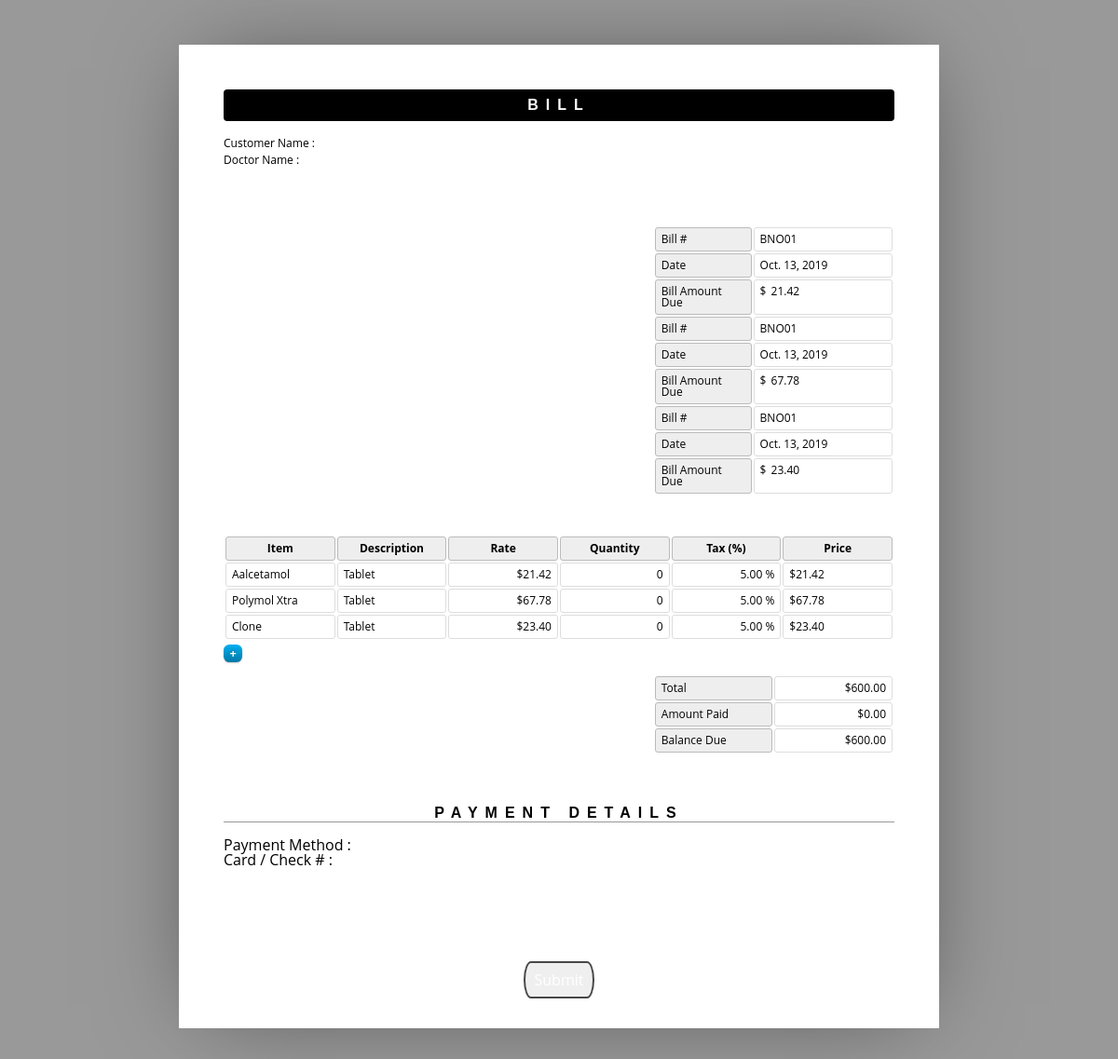
Page /bill/ on the committed database.
### bill_medicine/models.py (models this page shows, shortened)
class bill_medicine(models.Model) :
    bill_no = models.ForeignKey(bill,on_delete=models.CASCADE)
    medicine_id = models.ForeignKey(medicineinventory,on_delete=models.CASCADE)
    quantity = models.PositiveIntegerField(default='1')
    net_amount = models.DecimalField(max_digits=1000,decimal_places=2, default='0000.00')
    amount = models.DecimalField(max_digits=10000,decimal_places=2, default='00000.00')

### bills/models.py (models this page shows, shortened)
class bill(models.Model) :
    bill_no = models.CharField(max_length=10, default='BNO', primary_key=True)
    bill_date = models.DateField(auto_now=True)
    customer_name = models.CharField(max_length=15, default='xxx')
    doctor_name = models.CharField(max_length=35,default='Dr.xxx')
    bill_amount = models.DecimalField(max_digits=10000,decimal_places=2, default='00000.00')

### medicineinventory/models.py (models this page shows, shortened)
class medicineinventory(models.Model) :
        medicine_id = models.CharField(max_length=10, default='MID',primary_key=True)
        medicine_name = models.CharField(max_length=35, default='xxx')
        medicine_groups = models.ForeignKey(medicine_group,on_delete=models.CASCADE)
        quantity_on_hand = models.PositiveIntegerField(default = '0')
        reorder_level = models.PositiveIntegerField(default = '1')
        reorder_quantity = models.PositiveIntegerField(default = '1')
        medicine_price = models.DecimalField(max_digits=10000,decimal_places=2, default='00000.00')
        supplier_id = models.ForeignKey(supplier,on_delete=models.CASCADE)

### medicine_group/models.py (models this page shows, shortened)
class medicine_group(models.Model) :
    medicine_groups = models.CharField(max_length=20, default='xxx',primary_key=True)
    medicine_tax = models.DecimalField(max_digits=50,decimal_places=2, default='00.00')
    tax_effective_date = models.DateField()

### bill_medicine/views.py (the view)
# urls.py: path('bill/',bill_medicine_detail_view,name='bill'),
def bill_medicine_detail_view(request):
    obj = bill_medicine.objects.all()
    context = {
        'object' : obj
    }
    return render(request,"bill/detail.html", context)

### templates/bill/detail.html (shortened to what this page needs)
{% extends 'form.html' %}
{% load staticfiles %}
{% block content1 %}
    <body>
        <header>
            <h1>Bill</h1>
            <address contenteditable>
                <p>Customer Name : </p>
                <p>Doctor Name : </p>
            </address>
        </header>
        <article>
				<table class="meta">
						{% for o in object %}
								{% ifchanged %}
									<tr>
										<th><span contenteditable>Bill #</span></th>
										<td><span contenteditable>{{ o.bill_no.bill_no }}</span></td>
									</tr>
									<tr>
										<th><span contenteditable>Date</span></th>
										<td><span contenteditable>{{ o.bill_no.bill_date }}</span></td>
									</tr>
					                <tr>
						                <th><span contenteditable>Bill Amount Due</span></th>
						                <td><span id="prefix" contenteditable>$</span><span>{{ o.medicine_id.medicine_price }}</span></td>
                                    </tr>
                                {% endifchanged %}
                        {% endfor %}
				</table>
            <table class="inventory">
                <thead>
                    <tr>
                        <th><span contenteditable>Item</span></th>
                        <th><span contenteditable>Description</span></th>
                        <th><span contenteditable>Rate</span></th>
                        <th><span contenteditable>Quantity</span></th>
                        <th><span contenteditable>Tax (%)</span></th>
                        <th><span contenteditable>Price</span></th>
                    </tr>
                </thead>
                <tbody>
                        {% for o in object %}
                            <tr>
                                <td><a class="cut">-</a><span contenteditable>{{ o.medicine_id.medicine_name }}</span></td>
                                <td><span contenteditable>{{ o.medicine_id.medicine_groups.medicine_groups }}</span></td>
                                <td><span data-prefix>$</span><span contenteditable>{{ o.medicine_id.medicine_price }}</span></td>
                                <td><span contenteditable>0</span></td>
                                <td><span contenteditable>{{ o.medicine_id.medicine_groups.medicine_tax }} %</span></td>
                                <td><span data-prefix>$</span><span>{{ o.medicine_id.medicine_price }}</span></td>
                            </tr>
                        {% endfor %}
                </tbody>
            </table>
            <a class="add">+</a>
            <table class="balance">
                <tr>
                    <th><span contenteditable>Total</span></th>
                    <td><span data-prefix>$</span><span>600.00</span></td>
                </tr>
                <tr>
                    <th><span contenteditable>Amount Paid</span></th>
                    <td><span data-prefix>$</span><span contenteditable>0.00</span></td>
                </tr>
                <tr>
                    <th><span contenteditable>Balance Due</span></th>
                    <td><span data-prefix>$</span><span>600.00</span></td>
                </tr>
            </table>
        </article>
        <aside>
            <h1><span contenteditable>Payment Details</span></h1>
            <div contenteditable>
                <p>Payment Method : </p>
                <p>Card / Check # : </p>
            </div>
        </aside>
        <br>
        <br>
        <br>
        <br>
        <div class="box">
                {% include 'create.html' %}
        </div>
    </body>
{% endblock %}

### templates/form.html (shortened to what this page needs)
{% load staticfiles %}
<!DOCTYPE html>
<html>
<head>
    <link rel="stylesheet" href='{% static "css/style.css" %}' />
    <link rel="stylesheet" href='{% static "css/popup.css" %}' />
    {% load static %}
</head>
<body>
    {% block content1 %}
    {% endblock %}
</body>
</html>

### templates/create.html (shortened to what this page needs)
{% block content %}
<div align="center">
    <form method="POST" action="/medicine/">
        <input type = 'submit' value="Submit" class="button" href ="#popup1"/>
    </form>
</div>
{% endblock %}

### static/css/style.css (style rules this page uses)
* { border: 0; box-sizing: content-box; color: inherit; font-family: inherit; font-size: inherit; font-style: inherit; font-weight: inherit; line-height: inherit; list-style: none; margin: 0; padding: 0; text-decoration: none; vertical-align: top; }
*[contenteditable] { border-radius: 0.25em; min-width: 1em; outline: 0; }
*[contenteditable] { cursor: pointer; }
span[contenteditable] { display: inline-block; }
h1 { font: bold 100% sans-serif; letter-spacing: 0.5em; text-align: center; text-transform: uppercase; }
table { font-size: 75%; table-layout: fixed; width: 100%; }
table { border-collapse: separate; border-spacing: 2px; }
th, td { border-width: 1px; padding: 0.5em; position: relative; text-align: left; }
th, td { border-radius: 0.25em; border-style: solid; }
th { background: #EEE; border-color: #BBB; }
td { border-color: #DDD; }
html { font: 16px/1 'Open Sans', sans-serif; overflow: auto; padding: 0.5in; }
html { background: #999; cursor: default; }
body { box-sizing: border-box; height: 11in; margin: 0 auto; overflow: hidden; padding: 0.5in; width: 8.5in; }
body { background: #FFF; border-radius: 1px; box-shadow: 0 0 1in -0.25in rgba(0, 0, 0, 0.5); }
header { margin: 0 0 3em; }
header:after { clear: both; content: ""; display: table; }
header h1 { background: #000; border-radius: 0.25em; color: #FFF; margin: 0 0 1em; padding: 0.5em 0; }
header address { float: left; font-size: 75%; font-style: normal; line-height: 1.25; margin: 0 1em 1em 0; }
header address p { margin: 0 0 0.25em; }
article, article address, table.meta, table.inventory { margin: 0 0 3em; }
article:after { clear: both; content: ""; display: table; }
table.meta, table.balance { float: right; width: 36%; }
table.meta:after, table.balance:after { clear: both; content: ""; display: table; }
table.meta th { width: 40%; }
table.meta td { width: 60%; }
table.inventory { clear: both; width: 100%; }
table.inventory th { font-weight: bold; text-align: center; }
table.inventory td:nth-child(1) { width: 26%; }
table.inventory td:nth-child(2) { width: 38%; }
table.inventory td:nth-child(3) { text-align: right; width: 12%; }
table.inventory td:nth-child(4) { text-align: right; width: 12%; }
table.inventory td:nth-child(5) { text-align: right; width: 12%; }
table.balance th, table.balance td { width: 50%; }
table.balance td { text-align: right; }
aside h1 { border: none; border-width: 0 0 1px; margin: 0 0 1em; }
aside h1 { border-color: #999; border-bottom-style: solid; }
.add, .cut { border-width: 1px; display: block; font-size: .8rem; padding: 0.25em 0.5em; float: left; text-align: center; width: 0.6em; }
.add, .cut { background: #9AF; box-shadow: 0 1px 2px rgba(0,0,0,0.2); background-image: -moz-linear-gradient(#00ADEE 5%, #0078A5 100%); background-image: -webkit-linear-gradient(#00ADEE 5%, #0078A5 100%); border-radius: 0.5em; border-color: #0076A3; color: #FFF; cursor: pointer; font-weight: bold; text-shadow: 0 -1px 2px rgba(0,0,0,0.333); }
.add { margin: -2.5em 0 0; }

### static/css/popup.css (style rules this page uses)
.box { width: 40%; margin: 0 auto; background: rgba(255,255,255,0.2); padding: 35px; border: 2px solid #fff; border-radius: 20px/50px; background-clip: padding-box; text-align: center; }
.button { font-size: 1em; padding: 10px; color: #fff; border: 2px solid rgba(0, 0, 0, 0.7); border-radius: 20px/50px; text-decoration: none; cursor: pointer; transition: all 0.3s ease-out; }

### rows in the picture
bill_medicine: bill_no.bill_no "BNO01", bill_no.bill_date "Oct. 13, 2019", medicine_id.medicine_price "21.42", medicine_id.medicine_name "Aalcetamol", medicine_id.medicine_groups.medicine_groups "Tablet", medicine_id.medicine_groups.medicine_tax "5.00"
bill_medicine: bill_no.bill_no "BNO01", bill_no.bill_date "Oct. 13, 2019", medicine_id.medicine_price "67.78", medicine_id.medicine_name "Polymol Xtra", medicine_id.medicine_groups.medicine_groups "Tablet", medicine_id.medicine_groups.medicine_tax "5.00"
bill_medicine: bill_no.bill_no "BNO01", bill_no.bill_date "Oct. 13, 2019", medicine_id.medicine_price "23.40", medicine_id.medicine_name "Clone", medicine_id.medicine_groups.medicine_groups "Tablet", medicine_id.medicine_groups.medicine_tax "5.00"
